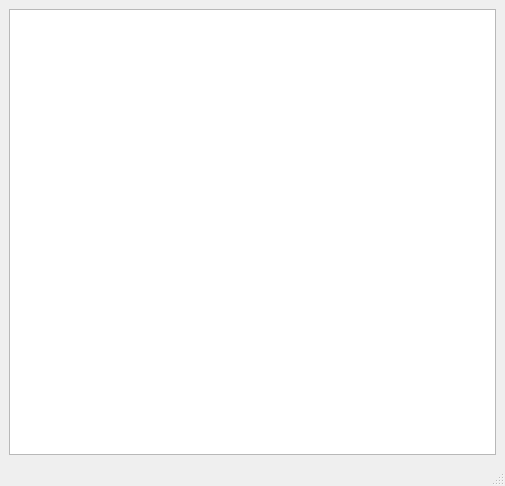
<?xml version="1.0" encoding="UTF-8"?>
<ui version="4.0">
 <class>VehiclePopInterPolators</class>
 <widget class="QMainWindow" name="VehiclePopInterPolators">
  <property name="geometry">
   <rect>
    <x>0</x>
    <y>0</y>
    <width>505</width>
    <height>486</height>
   </rect>
  </property>
  <property name="windowTitle">
   <string>MainWindow</string>
  </property>
  <widget class="QWidget" name="centralwidget">
   <layout class="QVBoxLayout" name="verticalLayout">
    <item>
     <widget class="QTableWidget" name="Table_VehiclePopInterPolators"/>
    </item>
   </layout>
  </widget>
  <widget class="QMenuBar" name="menubar">
   <property name="geometry">
    <rect>
     <x>0</x>
     <y>0</y>
     <width>505</width>
     <height>21</height>
    </rect>
   </property>
  </widget>
  <widget class="QStatusBar" name="statusbar"/>
 </widget>
 <resources/>
 <connections/>
</ui>
